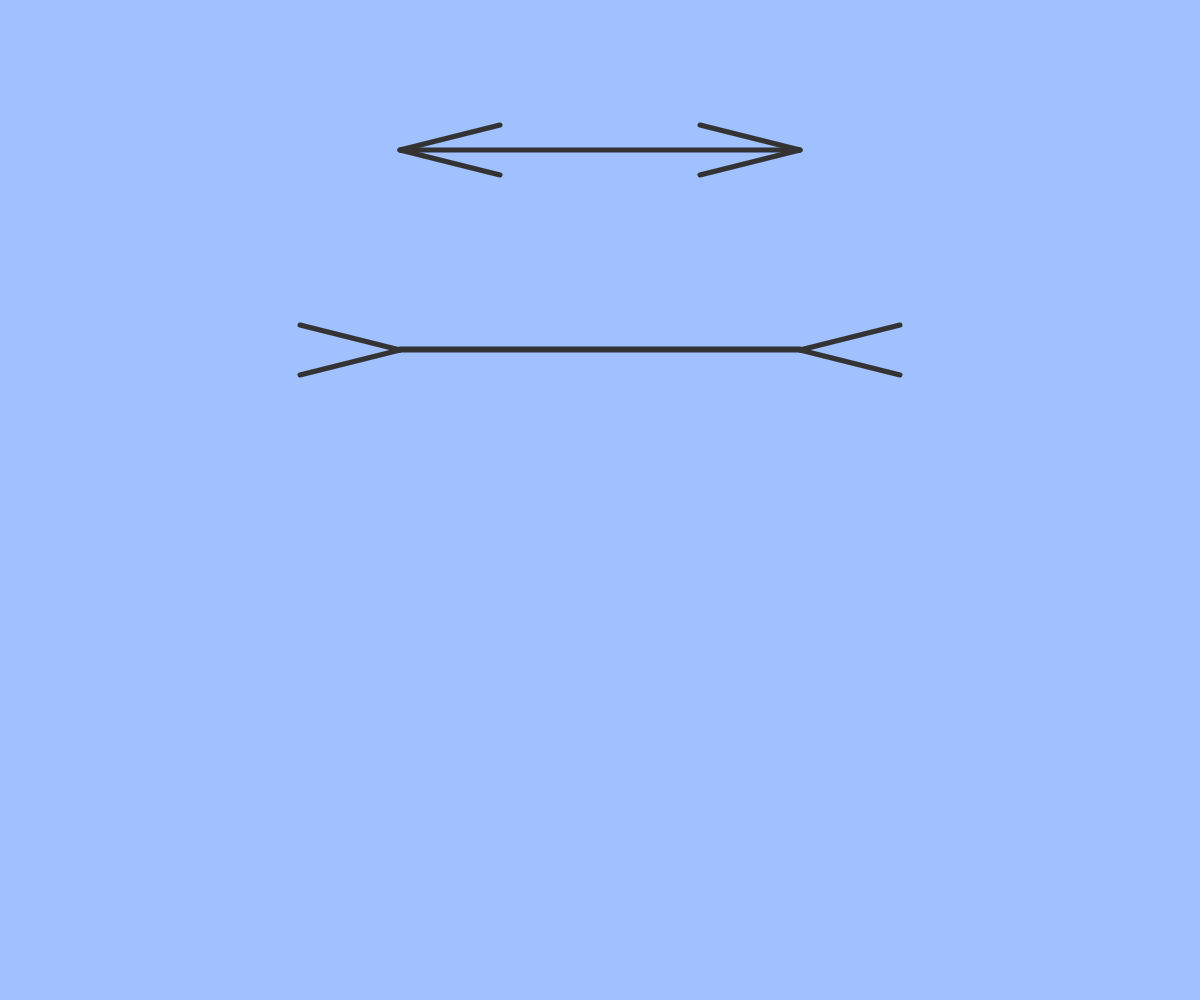
Frame 1 (no input)
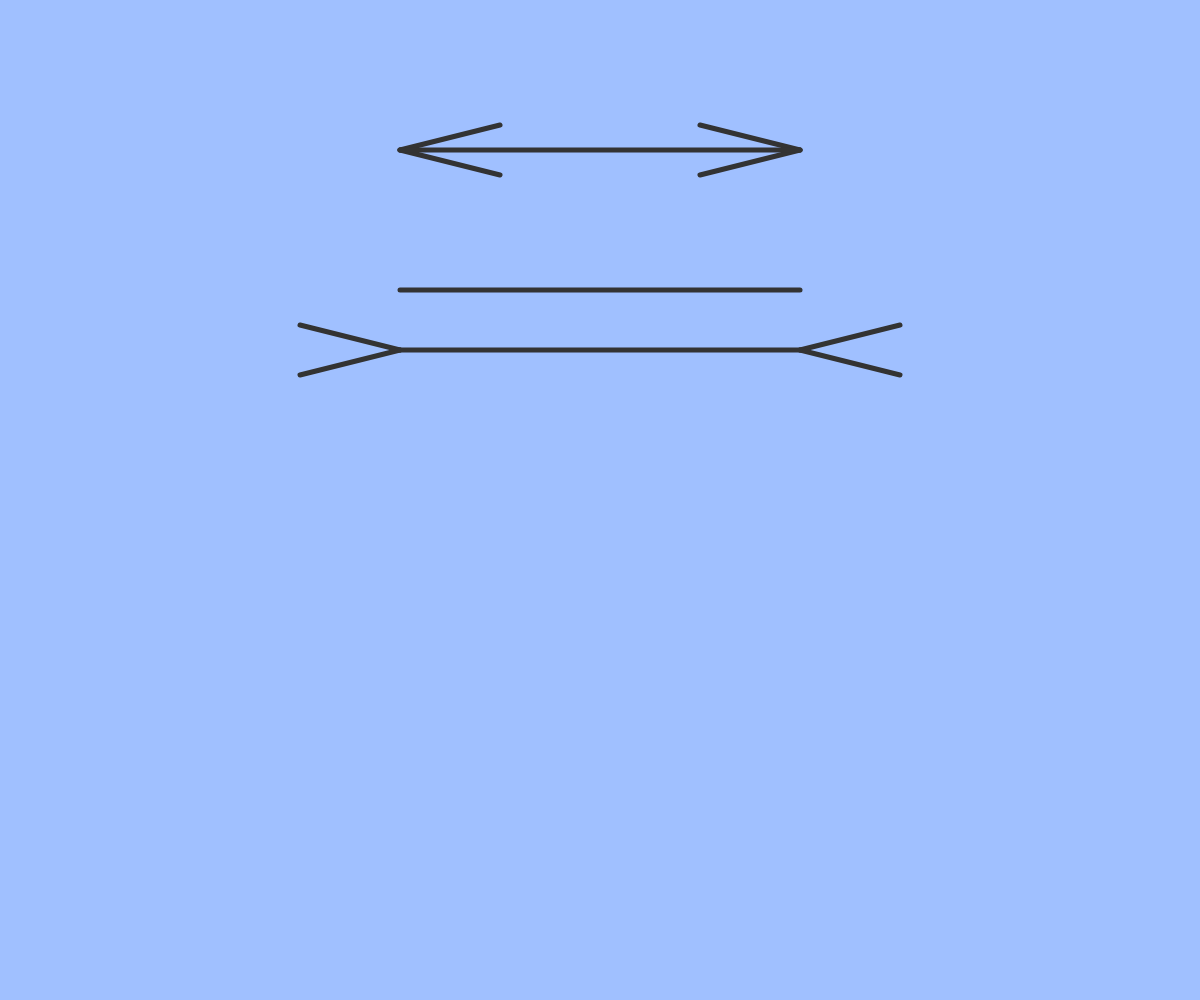
Frame 60 (no input)
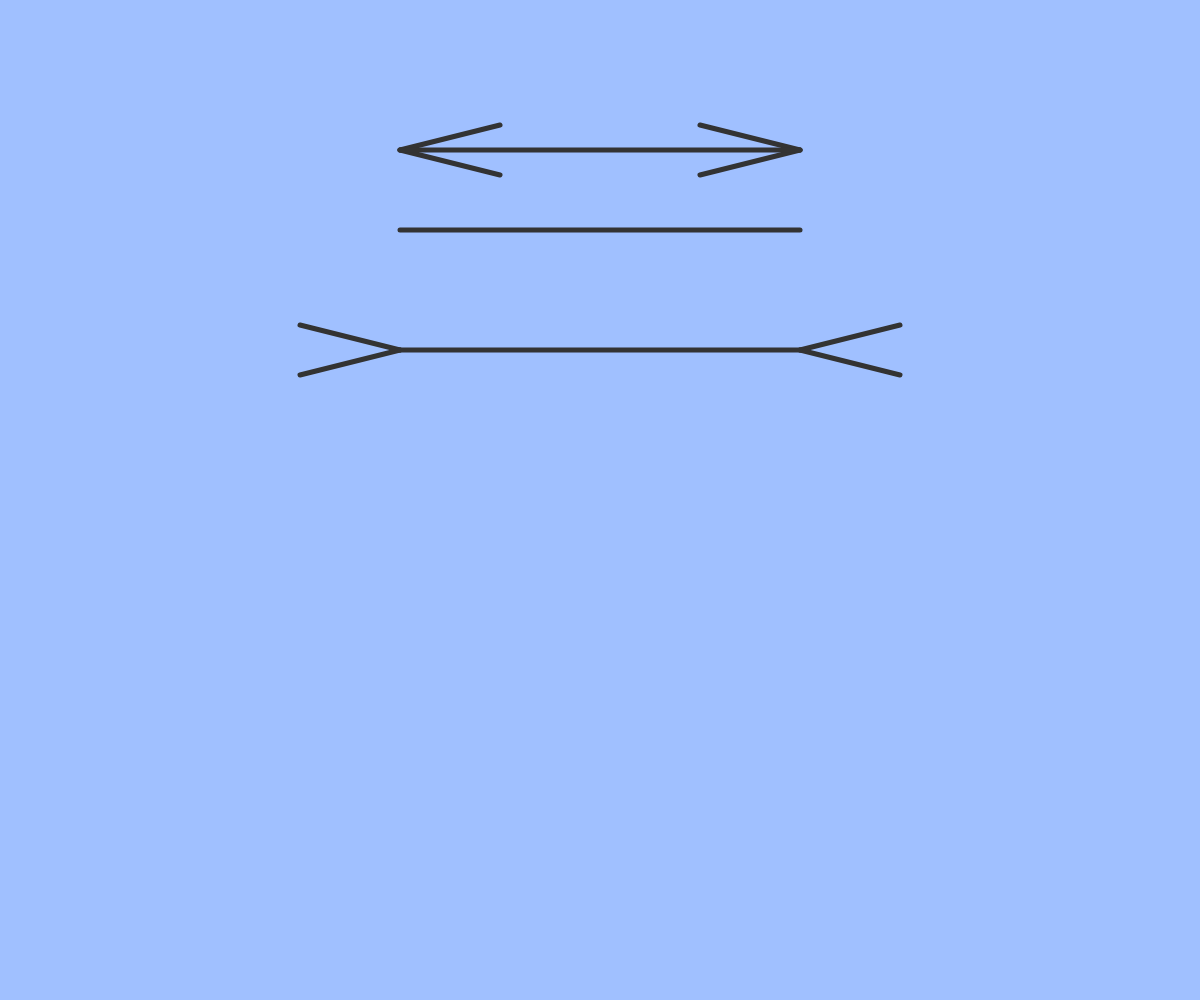
Frame 120 (the mouse pressed at the canvas centre since frame 60)

The p5.js sketch that drew these frames (run headless with seeded random() and noise() and a simulated clock; from frame 60 on, the mouse is pressed at the canvas centre):

// p5.js sketch
// ── sketch.js
// 最終課題を制作しよう

let x;
let count;

function setup(){
  createCanvas(windowWidth, windowHeight);
  count = 0;
}

function draw(){
  background(160, 192, 255);
  stroke(51);
  strokeWeight(5);

  for(let i = 0; i < 4; i++){
    if(even(i)){
      line(200 * i + 400, 150, 100 * i + 500, 175)
      }
    else{
       line(200 * i + 200, 150, 100 * i + 400, 125);
    }
  }

  for (let k = 0; k < 4; k++){
    if(even(k)){
      line(200 * k + 400, 350, 300 * k + 300, 325);
    }
    else{
      line(200 * k + 200, 350, 300 * k, 375);
    }
  }
  line(400, 150, 800, 150);
  line(400, 350, 800, 350);

  count = (count + 1) % 400;
  if(count < 200){
    x = count
  }
  else{
    x = -1 * count + 400
  }

  line(400, -1 * x + 350, 800, -1 * x + 350);
}

function even(y){
  return (y % 2 == 0);
}

function windowResized(){ 
  resizeCanvas(windowWidth, windowHeight);
}
